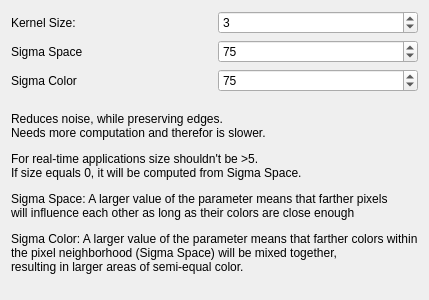
<?xml version="1.0" encoding="UTF-8"?>
<ui version="4.0">
 <class>bilateral</class>
 <widget class="QWidget" name="bilateral">
  <property name="geometry">
   <rect>
    <x>0</x>
    <y>0</y>
    <width>400</width>
    <height>300</height>
   </rect>
  </property>
  <property name="windowTitle">
   <string>Form</string>
  </property>
  <layout class="QGridLayout" name="gridLayout">
   <item row="1" column="0">
    <widget class="QLabel" name="label_3">
     <property name="text">
      <string>Sigma Space</string>
     </property>
    </widget>
   </item>
   <item row="0" column="0">
    <widget class="QLabel" name="label_2">
     <property name="text">
      <string>Kernel Size:</string>
     </property>
    </widget>
   </item>
   <item row="1" column="1">
    <widget class="QSpinBox" name="sigmaSpace">
     <property name="maximum">
      <number>255</number>
     </property>
     <property name="value">
      <number>75</number>
     </property>
    </widget>
   </item>
   <item row="0" column="1">
    <widget class="QSpinBox" name="size">
     <property name="minimum">
      <number>1</number>
     </property>
     <property name="singleStep">
      <number>2</number>
     </property>
     <property name="value">
      <number>3</number>
     </property>
    </widget>
   </item>
   <item row="3" column="0" colspan="2">
    <widget class="QLabel" name="label">
     <property name="text">
      <string>&lt;html&gt;&lt;head/&gt;&lt;body&gt;&lt;p&gt;Reduces noise, while preserving edges.&lt;br/&gt;Needs more computation and therefor is slower.&lt;/p&gt;&lt;p&gt;For real-time applications size shouldn't be &amp;gt;5.&lt;br/&gt;If size equals 0, it will be computed from Sigma Space.&lt;/p&gt;&lt;p&gt;Sigma Space: A larger value of the parameter means that farther pixels&lt;br/&gt;will influence each other as long as their colors are close enough&lt;/p&gt;&lt;p&gt;Sigma Color: A larger value of the parameter means that farther colors within&lt;br/&gt;the pixel neighborhood (Sigma Space) will be mixed together, &lt;br/&gt;resulting in larger areas of semi-equal color.&lt;/p&gt;&lt;/body&gt;&lt;/html&gt;</string>
     </property>
    </widget>
   </item>
   <item row="2" column="0">
    <widget class="QLabel" name="label_4">
     <property name="text">
      <string>Sigma Color</string>
     </property>
    </widget>
   </item>
   <item row="2" column="1">
    <widget class="QSpinBox" name="sigmaColor">
     <property name="maximum">
      <number>255</number>
     </property>
     <property name="value">
      <number>75</number>
     </property>
    </widget>
   </item>
  </layout>
 </widget>
 <resources/>
 <connections/>
</ui>
